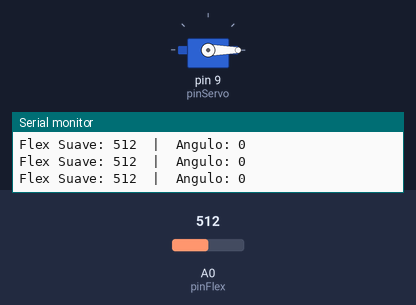
A sketch run on a simulated Arduino Uno, built with avr-gcc and run on an emulated ATmega328P. Parts: servo, the last lines printed to the serial monitor. The inputs (shaded band) are chosen by the test bench; at power-on: A0 (pinFlex) = 512.

Above: at 1.2 s.
1.3 s: A0 (pinFlex) set to 716
At 3.4 s:
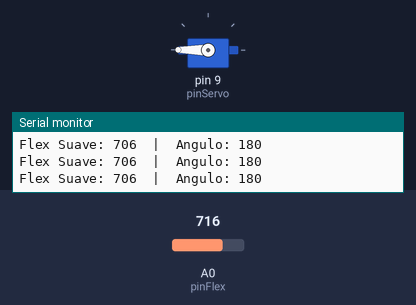
3.7 s: A0 (pinFlex) set to 511
At 5.1 s:
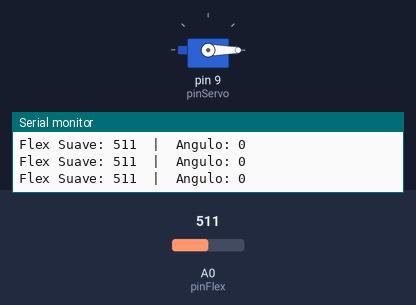
5.4 s: A0 (pinFlex) set to 900
At 5.55 s:
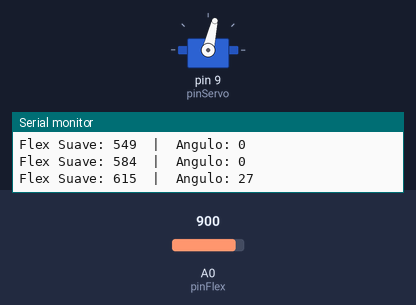
7.1 s: A0 (pinFlex) set to 0
At 7.6 s:
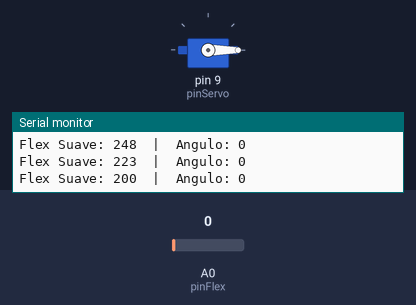
8.7 s: A0 (pinFlex) set to 1023
At 9.01 s:
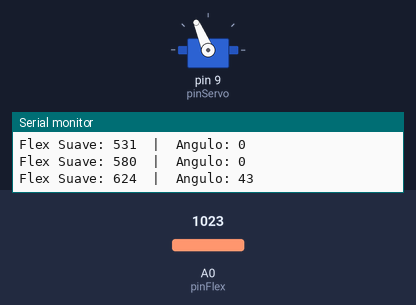
Timing chart, 0 to 11.5 s (numbered marks = the images above; inputs shaded):
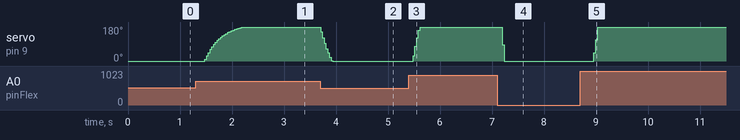

The sketch:

prueba_sensores_flex.ino
```cpp
#include <Servo.h>

Servo miServo;

const int pinFlex = A0;
const int pinServo = 9;

// Ajusta estos números con tus valores del Monitor Serie
const int flexPlano = 600;
const int flexDoblado = 700;

// Variables para el suavizado (Filtro)
int lecturaAnterior = 0;

void setup() {
  Serial.begin(9600);
  miServo.attach(pinServo);
  lecturaAnterior = analogRead(pinFlex); // Lectura inicial
}

void loop() {
  int lecturaActual = analogRead(pinFlex);

  // FILTRO: Suaviza la señal combinando la lectura anterior con la nueva (90% - 10%)
  // Esto elimina las oscilaciones rápidas y el ruido del servo
  int valorSuave = (lecturaAnterior * 0.9) + (lecturaActual * 0.1);
  lecturaAnterior = valorSuave;

  // Restringe y mapea con el valor suavizado
  int valorLimitado = constrain(valorSuave, flexPlano, flexDoblado);
  int anguloServo = map(valorLimitado, flexPlano, flexDoblado, 0, 180);

  miServo.write(anguloServo);

  Serial.print("Flex Suave: ");
  Serial.print(valorSuave);
  Serial.print("  |  Angulo: ");
  Serial.println(anguloServo);

  delay(30); // Pausa óptima para estabilidad del servo
}
```

Measured:
- after the input at 1.3 s, servo on pin 9 (pinServo): moves from 0° to 180° over 0.75 s, starting after 0.18 s
- after the input at 3.7 s, servo on pin 9 (pinServo): 180° → 0° at once
- after the input at 5.4 s, servo on pin 9 (pinServo): 0° → 180° after 0.08 s
- after the input at 7.1 s, servo on pin 9 (pinServo): 180° → 0° after 0.10 s
- after the input at 8.7 s, servo on pin 9 (pinServo): 0° → 180° after 0.26 s
